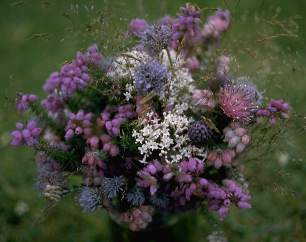
#> input picture strauss.jpg, 306 x 242 px
$ python oil_paint.py strauss.jpg   (Python 2 division)
#> lines starting #> are read from the running program, lines starting #| are printed output that depends on the picture
#!/usr/bin/python

import cv2
import numpy as np
import sys
import os

mask_size = 5

def get_equal_pixel(img,row,col):
    start_i,start_j = (row - mask_size/2,col - mask_size/2);
    end_i,end_j = (row + mask_size/2,col + mask_size/2)
    wanted = img.item(row,col,0)
    L = []

    for i in range(max(0,start_i),min((img.shape)[0],end_i)):
        for j in range(max(0,start_j),min((img.shape)[1],end_j)):
            if img.item(i,j,0) == wanted:
                L.append((i,j))
    return L

def avIntensity(L,img):
    r,g,b = (0,0,0)
    for row,col in L:
        r += img.item(row,col,2)
        g += img.item(row,col,1)
        b += img.item(row,col,0)

    return (r/len(L),g/len(L),b/len(L))

def most_freq_pixel(img,row,col):
    start_i,start_j = (row - mask_size/2,col - mask_size/2);
    end_i,end_j = (row + mask_size/2,col + mask_size/2)

    count = {}
    for i in range(max(0,start_i),min((img.shape)[0],end_i)):
        for j in range(max(0,start_j),min((img.shape)[1],end_j)):

            pixel = img.item(i,j,0)
            val = count.get(pixel,None)
            if val == None:
                count[pixel] = 1
            else:
                count[pixel] += 1

    maxfreq = (0,0)
    for pixel,val in count.iteritems():
        if val > maxfreq[1]:
            maxfreq = (pixel,val)

    return maxfreq

def process(filename):
#> called with filename = 'strauss.jpg'
    img = cv2.imread(filename)
#> img is the input picture: shape (242, 306, 3); mean B, G, R 58.3, 71.7, 70.5
    name = os.path.splitext(filename)[0]

    height,width,depth = img.shape
#> height = 242; width = 306; depth = 3
    global mask_size

    print "image: " + filename + "(" + str(height) + "x" + str(width) + ")"
#| image: strauss.jpg(242x306)

    mask_size = max(3,min((width * height)/10000,10))
#> mask_size = 7
    # mask_size = 9

    print "mask size set to: " + str(mask_size)
#| mask size set to: 7

    for i in range(height):
        for j in range(width):
            r = img.item(i,j,2)
            g = img.item(i,j,1)
            b = img.item(i,j,0)

            I = 0.299 * r + 0.587 * g + 0.114 * b
            img.itemset((i,j,2),I)
            img.itemset((i,j,1),I)
            img.itemset((i,j,0),I)
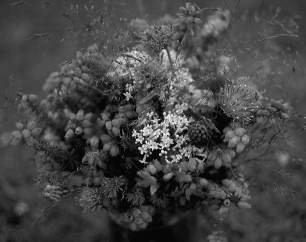
#> img: shape (242, 306, 3); min 0, max 253, mean 69.3

    cv2.imwrite(str(name+'_task1.png'),img)
    print "task1 generated"

    # use a copy because if we overwrite while processing
    # we'd get the wrong result
    copy = img.copy()

    for i in range(height):
        for j in range(width):

            I = most_freq_pixel(copy,i,j)[0]
            img.itemset((i,j,2),I)
            img.itemset((i,j,1),I)
            img.itemset((i,j,0),I)
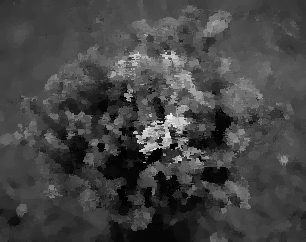
#> img: shape (242, 306, 3); min 0, max 234, mean 67.8

    cv2.imwrite(str(name+'_task2.png'),img)
    print "task2 generated"

    org = cv2.imread(filename)
    copy = img.copy()

    for i in range(height):
        for j in range(width):
            rgb = avIntensity(get_equal_pixel(copy,i,j),org)
            img.itemset((i,j,2),rgb[0])
            img.itemset((i,j,1),rgb[1])
            img.itemset((i,j,0),rgb[2])
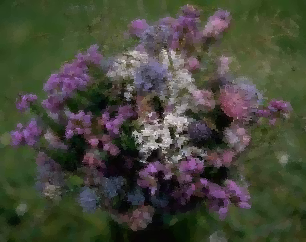
#> img: shape (242, 306, 3); mean B, G, R 57.7, 71.2, 69.9

    cv2.imwrite(str(name+'_task3.png'),img)
    print "task3 generated"

    # additional smoothing
    kernel = np.ones((mask_size,mask_size),np.float32)/(mask_size * mask_size)
    img = cv2.filter2D(img,-1,kernel)
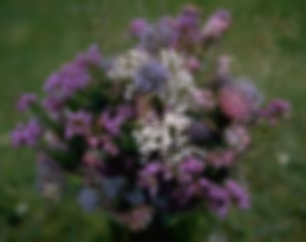
#> img: shape (242, 306, 3); mean B, G, R 57.7, 71.2, 69.9
    cv2.imwrite(str(name+'_blur.png'),img)
    print "smoothing generated"

if __name__ == '__main__':
    if len(sys.argv) == 2:
        process(sys.argv[1])
    else:
        print "usage: " + sys.argv[0] + " <filename>"
